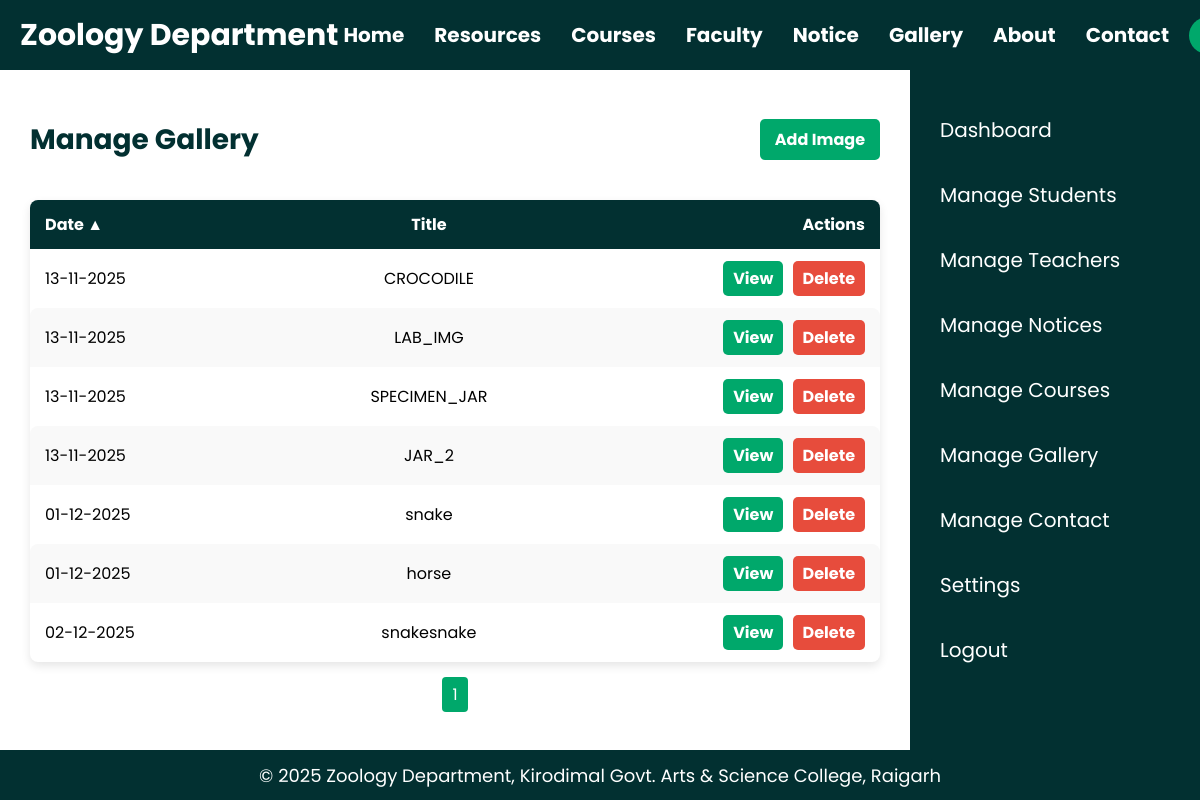
Page /manage_gallery.php?sort=date&order=ASC (signed in) on the committed database.
### tables this page shows
CREATE TABLE IF NOT EXISTS `gallery` (
  `id` int NOT NULL AUTO_INCREMENT,
  `title` varchar(255) NOT NULL,
  `image_path` varchar(255) NOT NULL,
  `date` timestamp NULL DEFAULT CURRENT_TIMESTAMP,
  PRIMARY KEY (`id`)
);

### manage_gallery.php (the view, shortened to what this page needs)
<?php
include 'header.php';
$is_admin = isset($_SESSION['role']) && $_SESSION['role'] === 'admin';
$sort_by = isset($_GET['sort']) ? $_GET['sort'] : 'date';
$order = isset($_GET['order']) ? $_GET['order'] : 'DESC';
$order = strtoupper($order) === 'ASC' ? 'ASC' : 'DESC';
$limit = 10;
$page = isset($_GET['page']) ? max(1, intval($_GET['page'])) : 1;
$offset = ($page - 1) * $limit;
$total_result = mysqli_query($conn, "SELECT COUNT(*) AS total FROM gallery");
$total_row = mysqli_fetch_assoc($total_result);
$total_pages = ceil($total_row['total'] / $limit);
$query = "SELECT * FROM gallery ORDER BY $sort_by $order LIMIT $limit OFFSET $offset";
$result = mysqli_query($conn, $query);
$arrow_up = "&#9650;";
$arrow_down = "&#9660;";
?>
<main class="manage-gallery-view">
    <?php if($is_admin) include 'admin_sidebar.php'; ?>
    <div class="<?php echo $is_admin ? 'manage-gallery-content' : 'public-content'; ?>">
        <div class="manage-gallery-row">
            <h1 class="manage-gallery-title">Manage Gallery</h1>
            <?php if($is_admin): ?>
                <a href="add_gallery.php" class="add-button">Add Image</a>
            <?php endif; ?>
        </div>
        <table>
            <thead>
                <tr>
                    <th>
                        <a href="?sort=date&order=<?php echo $sort_by=='date' && $order=='ASC'?'DESC':'ASC'; ?>">
                            Date <?php if($sort_by=='date') echo $order=='ASC'?$arrow_up:$arrow_down; ?>
                        </a>
                    </th>
                    <th>
                        <a href="?sort=title&order=<?php echo $sort_by=='title' && $order=='ASC'?'DESC':'ASC'; ?>">
                            Title <?php if($sort_by=='title') echo $order=='ASC'?$arrow_up:$arrow_down; ?>
                        </a>
                    </th>
                    <?php if($is_admin): ?>
                        <th>Actions</th>
                    <?php endif; ?>
                </tr>
            </thead>
            <tbody>
                <?php while($row = mysqli_fetch_assoc($result)): ?>
                    <tr>
                        <td><?php echo date('d-m-Y', strtotime($row['date'])); ?></td>
                        <td><?php echo htmlspecialchars($row['title']); ?></td>
                        <?php if($is_admin): ?>
                            <td class="actions-cell">
                                <a href="<?php echo htmlspecialchars($row['image_path']); ?>" target="_blank" class="edit">View</a>
                                <a href="delete_gallery.php?id=<?php echo $row['id']; ?>" class="delete">Delete</a>
                            </td>
                        <?php endif; ?>
                    </tr>
                <?php endwhile; ?>
            </tbody>
        </table>
        <div class="pagination">
            <?php for($p=1; $p<=$total_pages; $p++): ?>
                <a href="?page=<?php echo $p ?>&sort=<?php echo $sort_by ?>&order=<?php echo $order ?>" class="page-link <?php if($page==$p) echo 'active'; ?>"><?php echo $p ?></a>
            <?php endfor; ?>
        </div>
    </div>
</main>
<?php include 'footer.php'; ?>

### rows in the picture
gallery: date "13-11-2025", title "CROCODILE"
gallery: date "13-11-2025", title "LAB_IMG"
gallery: date "13-11-2025", title "SPECIMEN_JAR"
gallery: date "13-11-2025", title "JAR_2"
gallery: date "01-12-2025", title "snake"
gallery: date "01-12-2025", title "horse"
gallery: date "02-12-2025", title "snakesnake"

### other values in the picture
$arrow_up "▲"
